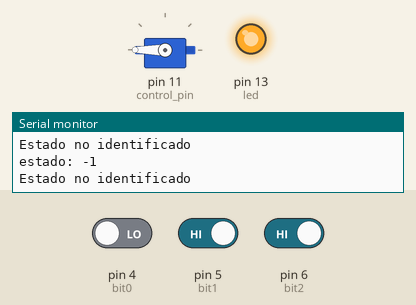
This sketch was run on a simulated Arduino Uno, built with avr-gcc and run on an emulated ATmega328P. Shown: servo, output pins drawn as LEDs (lit = HIGH), the last lines printed to the serial monitor. Inputs (shaded band) come from the test bench; at power-on: pin 5 (bit1) HIGH, pin 4 (bit0) LOW, pin 6 (bit2) HIGH.

Above: at 3.8 s.
3.9 s: pin 5 (bit1) driven LOW
5.5 s: pin 4 (bit0) driven HIGH and pin 6 (bit2) driven LOW
At 6.67 s:
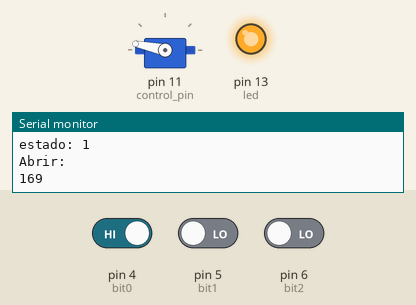
8.5 s: pin 4 (bit0) driven LOW
At 8.5 s:
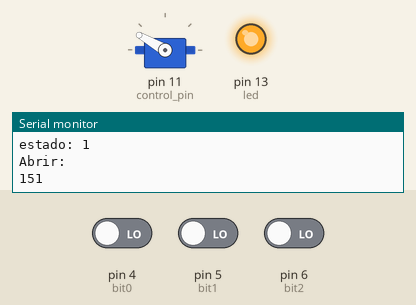
10.0 s: pin 4 (bit0) driven HIGH
At 11.19 s:
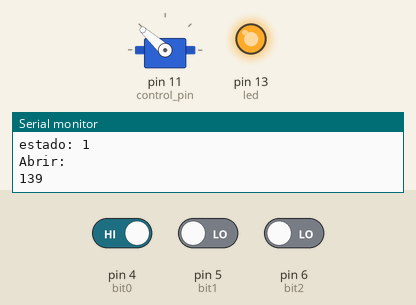
13.0 s: pin 6 (bit2) driven HIGH
At 13.0 s:
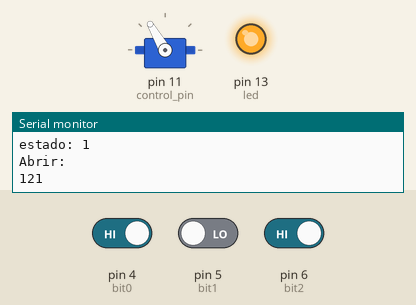
16.0 s: pin 6 (bit2) driven LOW
At 19.5 s:
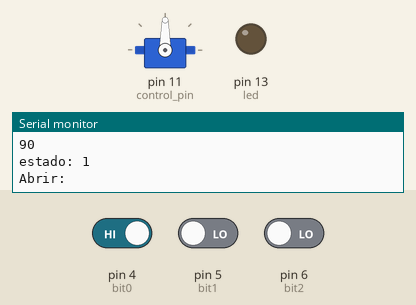
Timing chart, 0 to 20.0 s (numbered marks = the images above; inputs shaded):
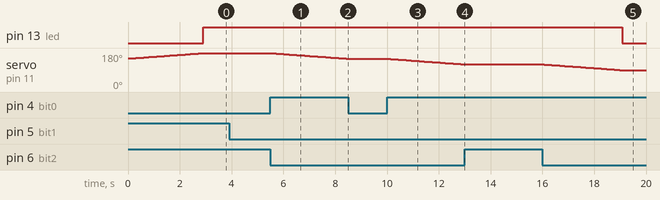

The sketch:

test_servo.ino
```cpp
#include <Servo.h>
#include "compuerta.h"

// Salidas
int led = LED_BUILTIN;
int control_pin = 11;

// Entradas
int bit0 = 4;
int bit1 = 5;
int bit2 = 6;

// Variables globales
int estado = -1;
int ultimo_estado = -1;
bool ready = false;

// Servo
Servo myservo;

// Prototipo de funciones
int maquina_estados(int posicion_servo);
int obtener_estado(); // Cambiar esta funcion por una que obtenga el estado por bluetooth
int default_close(int posicion_servo);


void setup() {
  // configuracion de perifericos
  Serial.begin(9600);
  myservo.attach(control_pin);

  // Configuracion de salidas
  pinMode(led, OUTPUT);

  //Configuracion de entradas
  pinMode(bit0, INPUT);
  pinMode(bit1, INPUT);
  pinMode(bit2, INPUT);
}

void loop() {
  static int posicion_servo = 150;
  Serial.println("Cerrando por default al iniciar");
  while(ready == false){
    posicion_servo = default_close(posicion_servo);
    delay(100);
    }
  Serial.println("Listo!");
  while(ready == true){
    estado = obtener_estado();
    Serial.print("estado: ");
    Serial.println(estado);
    Serial.println();
    posicion_servo = maquina_estados(posicion_servo);
    delay(100);
    }

}
int default_close(int posicion_servo){
  posicion_servo = closeGate(myservo, posicion_servo, led);
  if(posicion_servo == CLOSED_VALUE){
    ready = true;
    }
    return posicion_servo;
  }
int maquina_estados(int posicion_servo){
  switch(estado){
    case 1:
      Serial.println("Abrir: ");
      posicion_servo = openGate(myservo, posicion_servo, led);
      ultimo_estado = 1;
      break;
    case 2:
      Serial.println("Cerrar: ");
      posicion_servo = closeGate(myservo, posicion_servo, led);
      ultimo_estado = 2;
      break;
    case 3:
      Serial.println("Continuar: ");
      estado = ultimo_estado;
      break;
    case 4:
      Serial.println("Pausa: ");
      break;
    default:
      Serial.println("Estado no identificado");
    }
    return posicion_servo;
  }
int obtener_estado(){
  if(digitalRead(bit0) == HIGH && digitalRead(bit1) == LOW && digitalRead(bit2) == LOW){
    return 1;
    }
  if(digitalRead(bit0) == LOW && digitalRead(bit1) == HIGH && digitalRead(bit2) == LOW){
    return 2;
    }
  if(digitalRead(bit0) == HIGH && digitalRead(bit1) == HIGH && digitalRead(bit2) == LOW){
    return ultimo_estado;
    }
  if(digitalRead(bit0) == LOW && digitalRead(bit1) == LOW && digitalRead(bit2) == HIGH){
    return 4;
    }
  else{
    return -1;
    }
  }
```

compuerta.h
```cpp
#ifndef COMPUERTA_H
#define COMPUERTA_H
#pragma once

#include <Servo.h>
#include "Arduino.h"

#define OPEN_VALUE 90
#define CLOSED_VALUE 180

// Prototipos de funciones
int closeGate(Servo &myservo, int current_pos, int LED);
int openGate(Servo &myservo, int current_pos, int LED);
int hardWriteValue(Servo &myservo, int current_pos, int val);

int closeGate(Servo &myservo, int current_pos, int LED)
{
  if(current_pos < CLOSED_VALUE){
    current_pos++;
    }
  if(current_pos >= CLOSED_VALUE){
    current_pos = CLOSED_VALUE;
    digitalWrite(LED, HIGH);
    }
    Serial.println(current_pos);
    myservo.write(current_pos);
    return current_pos;
}

int openGate(Servo &myservo, int current_pos, int LED)
{
  Serial.println(current_pos);
  if(current_pos == OPEN_VALUE){
    digitalWrite(LED, LOW);
    }
   else if(current_pos > OPEN_VALUE){
    current_pos--;
    }
    myservo.write(current_pos);
    return current_pos;
}

int hardWriteValue(Servo &myservo, int current_pos, int val){
    while(current_pos != val){
    Serial.println(current_pos);
    myservo.write(current_pos);
    if(val > current_pos){
      current_pos++;
      }
    else if(val < current_pos){
      current_pos--;
      }

    delay(20);
    }
    return current_pos;
}
#endif
```

Measured:
- after the input at 5.5 s, servo on pin 11 (control_pin): moves from 180° to 150° over 2.9 s, starting at once
- after the input at 8.5 s, servo on pin 11 (control_pin): stays 150° (without the input it goes to 149° after 0.03 s)
- after the input at 10.0 s, servo on pin 11 (control_pin): moves from 150° to 120° over 2.9 s, starting at once
- after the input at 13.0 s, servo on pin 11 (control_pin): stays 120° (without the input it goes to 119° after 0.05 s)
- after the input at 16.0 s, pin 13 (led): HIGH → LOW after 3.1 s; servo on pin 11 (control_pin): moves from 120° to 90° over 2.9 s, starting after 0.07 s
